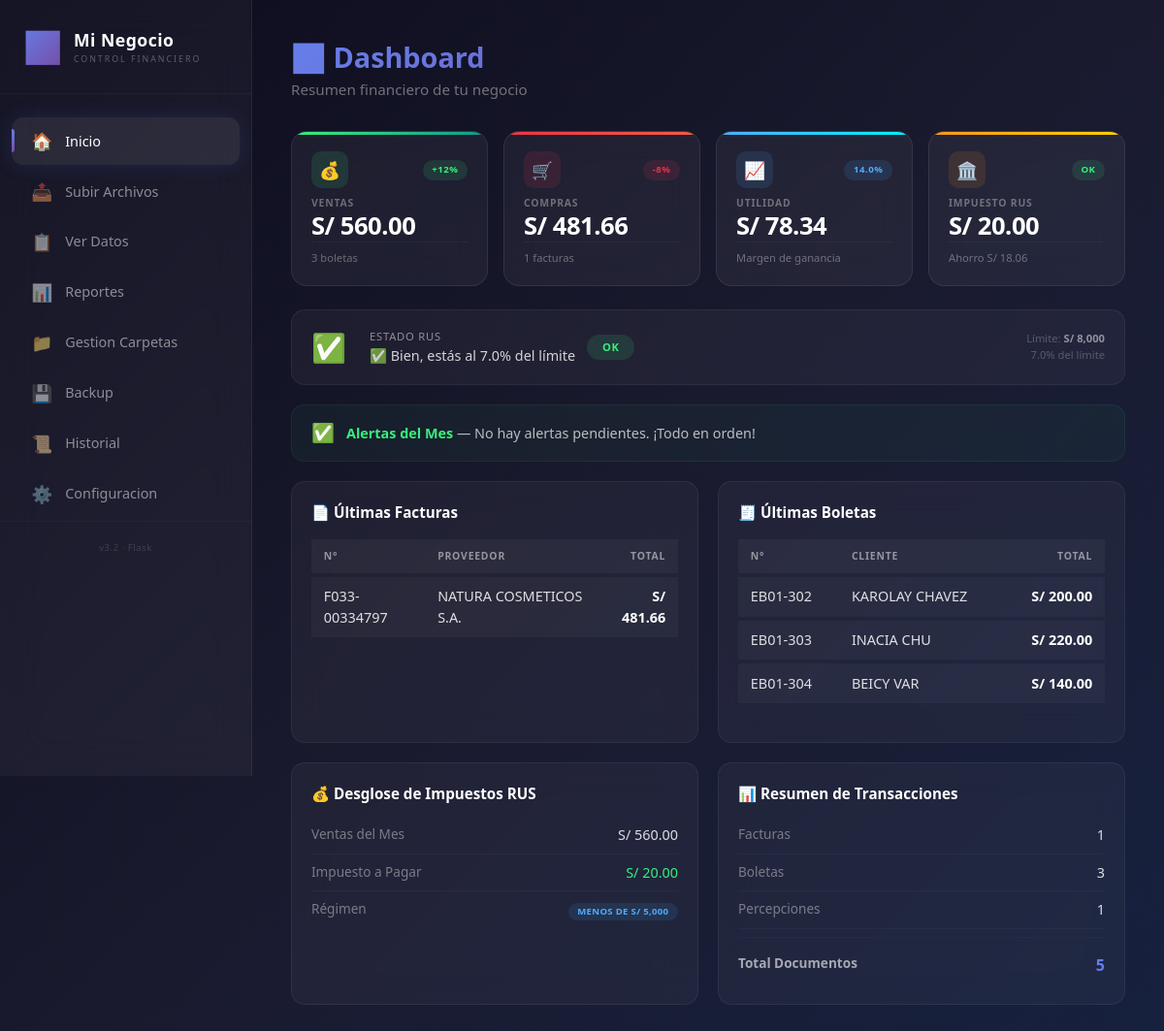
Before: / with the older database file.
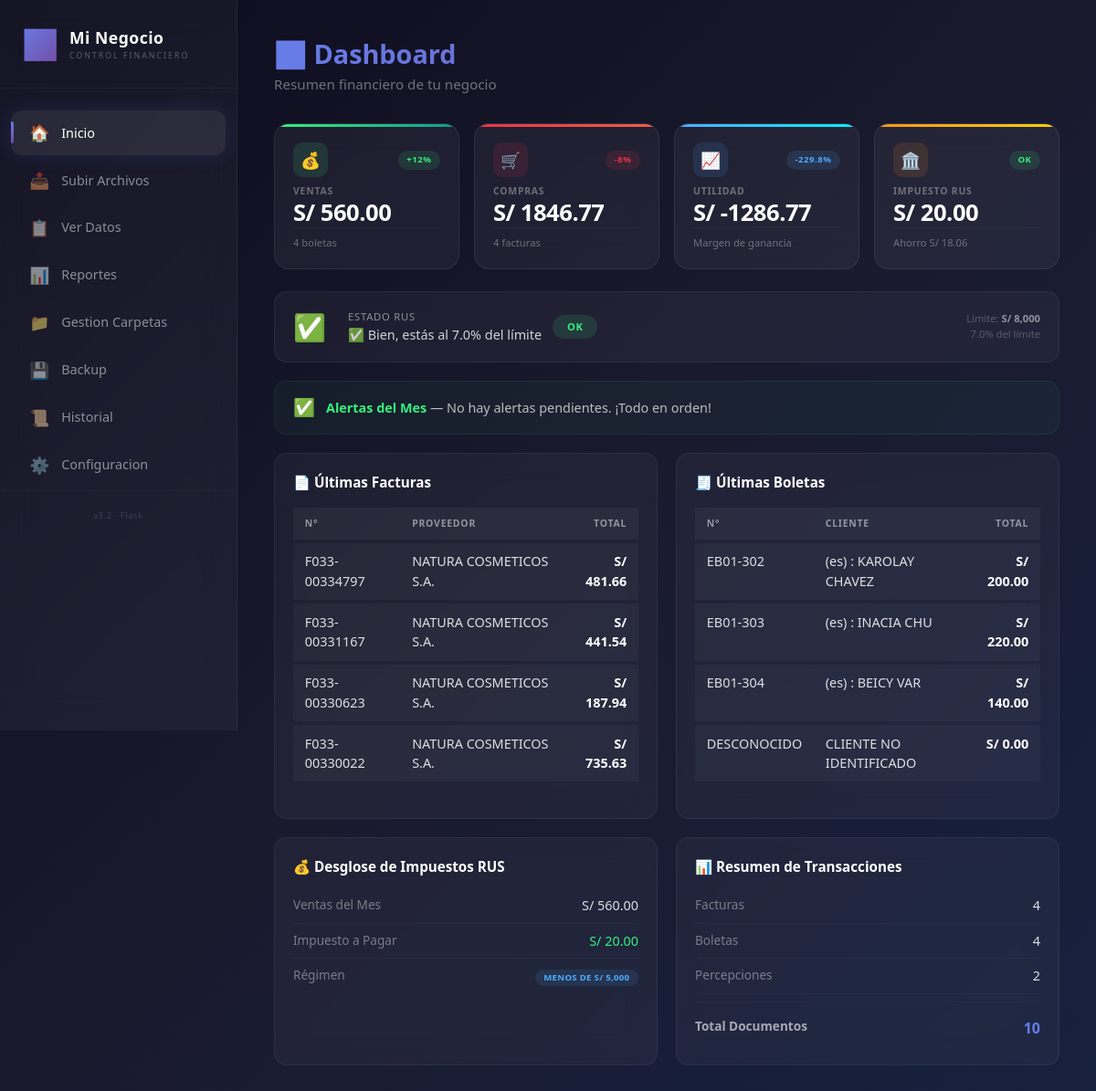
After: the same page with the newer database file.
### src/models/factura_compra.py (models this page shows, shortened)
class FacturaCompra(Base):
    __tablename__ = 'facturas_compras'
    id = Column(Integer, primary_key=True, autoincrement=True)
    ruc_proveedor = Column(String(11))
    proveedor = Column(String(100))
    direccion_proveedor = Column(String(200))
    telefono_proveedor = Column(String(20))
    numero_factura = Column(String(20))
    fecha_emision = Column(Date)  # ← CORREGIDO: antes era 'fecha'
    fecha_vencimiento = Column(Date)
    tipo_comprobante = Column(String(20))
    serie = Column(String(10))
    sub_total = Column(Float)
    igv = Column(Float)
    total_con_descuento = Column(Float)
    percepcion = Column(Float)
    total_pagar = Column(Float)
    otros_cargos = Column(Float)
    descuento = Column(Float)
    productos = Column(Text)
    cantidad_productos = Column(Integer)
    mes = Column(Integer)
    anio = Column(Integer)
    ruta_pdf = Column(String(255))
    fecha_subida = Column(DateTime)
    estado = Column(String(20))
    observaciones = Column(Text)

### src/models/boleta_venta.py (models this page shows, shortened)
class BoletaVenta(Base):
    __tablename__ = 'boletas_venta'
    id = Column(Integer, primary_key=True, autoincrement=True)
    ruc_cliente = Column(String(11))
    cliente = Column(String(100))
    direccion_cliente = Column(String(200))
    numero_boleta = Column(String(20))
    fecha_emision = Column(Date)  # ← CORREGIDO: antes era 'fecha'
    tipo_comprobante = Column(String(20))
    serie = Column(String(10))
    sub_total = Column(Float)
    igv = Column(Float)
    total_con_descuento = Column(Float)
    total_pagar = Column(Float)
    descuento = Column(Float)
    productos = Column(Text)
    cantidad_productos = Column(Integer)
    mes = Column(Integer)
    anio = Column(Integer)
    ruta_pdf = Column(String(255))
    fecha_subida = Column(DateTime)
    estado = Column(String(20))

### app/routes.py (the view)
@bp.route('/')
def index():
    try:
        session = get_db()
        factura_repo = FacturaRepository(session)
        boleta_repo = BoletaRepository(session)
        percepcion_repo = PercepcionRepository(session)
        mes = 5
        anio = 2026
        facturas = factura_repo.obtener_por_mes_anio(mes, anio)
        boletas = boleta_repo.obtener_por_mes_anio(mes, anio)
        percepciones = percepcion_repo.obtener_por_mes_anio(mes, anio)
        total_ventas = sum(b.total_pagar or 0 for b in boletas) if boletas else 0
        total_compras = sum(f.total_pagar or 0 for f in facturas) if facturas else 0
        total_percepciones = sum(p.monto or 0 for p in percepciones) if percepciones else 0
        utilidad = total_ventas - total_compras
        calc = CalculadoraRUS(total_ventas, mes=mes, anio=anio)
        impuesto = calc.calcular_impuesto()
        estado_rus = calc.obtener_estado()
        session.close()
        return render_template(
            'index.html',
            total_ventas=total_ventas,
            total_compras=total_compras,
            total_percepciones=total_percepciones,
            utilidad=utilidad,
            impuesto=impuesto,
            estado_rus=estado_rus,
            facturas=facturas,
            boletas=boletas,
            percepciones=percepciones,
            mes_actual=mes,
            anio_actual=anio
        )
    except Exception as e:
        print(f"❌ Error en index: {e}")
        traceback.print_exc()
        return render_template(
            'index.html',
            total_ventas=0,
            total_compras=0,
            total_percepciones=0,
            utilidad=0,
            impuesto=20,
            estado_rus={'estado': 'error', 'mensaje': 'Error al cargar datos', 'color': 'danger', 'icono': '❌'},
            facturas=[],
            boletas=[],
            percepciones=[],
            mes_actual=5,
            anio_actual=2026
        )

### src/calculators/calculadora_rus.py (called while the page is built)
    def calcular_impuesto(self):
        if self.ventas < self.MONTO_BAJO:
            return 20
        else:
            return 50

    def obtener_estado(self):
        if self.ventas > self.LIMITE_MENSUAL:
            return {'estado': 'excedido', 'mensaje': '🔴 HAS EXCEDIDO EL LÍMITE!', 'color': 'danger', 'icono': '🚨'}
        elif self.ventas >= self.LIMITE_ALERTA:
            return {'estado': 'alerta', 'mensaje': f'⚠️ ¡Cuidado! Estás a S/ {self.LIMITE_MENSUAL - self.ventas:,.2f} del límite', 'color': 'warning', 'icono': '⚠️'}
        else:
            porcentaje = (self.ventas / self.LIMITE_MENSUAL) * 100
            return {'estado': 'ok', 'mensaje': f'✅ Bien, estás al {porcentaje:.1f}% del límite', 'color': 'success', 'icono': '✅'}

### src/database/conexion.py (called while the page is built, shortened)
def get_db():
    return DatabaseConnection().get_session()

    def __new__(cls):
        if cls._instance is None:
            cls._instance = super(DatabaseConnection, cls).__new__(cls)
        return cls._instance

    def _inicializar(self):
        if self._initialized:
            return

    def get_session(self):
        self._inicializar()
        return self._session_factory()

### src/repositories/boleta_repository.py (called while the page is built)
    def obtener_por_mes_anio(self, mes, anio):
        return self.session.query(BoletaVenta).filter(
            BoletaVenta.mes == mes,
            BoletaVenta.anio == anio
        ).all()

### src/repositories/factura_repository.py (called while the page is built)
    def obtener_por_mes_anio(self, mes, anio):
        return self.session.query(FacturaCompra).filter(
            FacturaCompra.mes == mes,
            FacturaCompra.anio == anio
        ).all()

### src/repositories/percepcion_repository.py (called while the page is built)
    def obtener_por_mes_anio(self, mes, anio):
        return self.session.query(Percepcion).filter(
            Percepcion.mes == mes,
            Percepcion.anio == anio
        ).all()

### app/templates/index.html (shortened to what this page needs)
{% extends "base.html" %}
{% block content %}
<div class="page-header">
    <h1 class="page-title">📊 Dashboard</h1>
    <p class="page-subtitle">Resumen financiero de tu negocio</p>
</div>
<div class="stats-grid">
    <div class="stat-card ventas">
        <div class="stat-header">
            <div class="stat-icon">💰</div>
            <span class="stat-badge green">+12%</span>
        </div>
        <div class="stat-label">Ventas</div>
        <div class="stat-value">S/ {{ "%.2f"|format(total_ventas) }}</div>
        <div class="stat-footer">
            <span class="stat-meta">{{ boletas|length }} boletas</span>
        </div>
    </div>
    <div class="stat-card compras">
        <div class="stat-header">
            <div class="stat-icon">🛒</div>
            <span class="stat-badge red">-8%</span>
        </div>
        <div class="stat-label">Compras</div>
        <div class="stat-value">S/ {{ "%.2f"|format(total_compras) }}</div>
        <div class="stat-footer">
            <span class="stat-meta">{{ facturas|length }} facturas</span>
        </div>
    </div>
    <div class="stat-card utilidad">
        <div class="stat-header">
            <div class="stat-icon">📈</div>
            <span class="stat-badge blue">{{ "%.1f"|format((utilidad/total_ventas*100) if total_ventas > 0 else 0) }}%</span>
        </div>
        <div class="stat-label">Utilidad</div>
        <div class="stat-value">S/ {{ "%.2f"|format(utilidad) }}</div>
        <div class="stat-footer">
            <span class="stat-meta">Margen de ganancia</span>
        </div>
    </div>
    <div class="stat-card impuesto">
        <div class="stat-header">
            <div class="stat-icon">🏛️</div>
            {% if estado_rus and estado_rus.estado == 'ok' %}
            <span class="stat-badge green">OK</span>
            {% elif estado_rus and estado_rus.estado == 'alerta' %}
            <span class="stat-badge yellow">⚠️ Alerta</span>
            {% else %}
            <span class="stat-badge red">🚨 Urgente</span>
            {% endif %}
        </div>
        <div class="stat-label">Impuesto RUS</div>
        <div class="stat-value">S/ {{ "%.2f"|format(impuesto) }}</div>
        <div class="stat-footer">
            <span class="stat-meta">Ahorro S/ 18.06</span>
        </div>
    </div>
</div>
{% if estado_rus %}
<div class="rus-status">
    <div class="rus-info">
        <span class="rus-icon">{{ estado_rus.icono }}</span>
        <div>
            <div class="rus-title">Estado RUS</div>
            <div class="rus-message">{{ estado_rus.mensaje }}</div>
        </div>
        <span class="rus-badge ok">OK</span>
    </div>
    <div class="rus-limit">
        Límite: <strong>S/ 8,000</strong><br>
        7.0% del límite
    </div>
</div>
{% endif %}
<div class="alert-card">
    <span class="alert-icon">✅</span>
    <span class="alert-text"><strong>Alertas del Mes</strong> — No hay alertas pendientes. ¡Todo en orden!</span>
</div>
<div class="tables-grid">
    <div class="table-section">
        <div class="table-title">📄 Últimas Facturas</div>
        {% if facturas %}
        <div class="table-responsive">
            <table class="table table-glass">
                <thead>
                    <tr>
                        <th>N°</th>
                        <th>Proveedor</th>
                        <th class="text-end">Total</th>
                    </tr>
                </thead>
                <tbody>
                    {% for f in facturas[:5] %}
                    <tr>
                        <td>{{ f.numero_factura }}</td>
                        <td>{{ f.proveedor }}</td>
                        <td class="text-end">S/ {{ "%.2f"|format(f.total_pagar) }}</td>
                    </tr>
                    {% endfor %}
                </tbody>
            </table>
        </div>
        {% else %}
        <p class="text-muted-glass">No hay facturas para mostrar</p>
        {% endif %}
    </div>
    <div class="table-section">
        <div class="table-title">🧾 Últimas Boletas</div>
        {% if boletas %}
        <div class="table-responsive">
            <table class="table table-glass">
                <thead>
                    <tr>
                        <th>N°</th>
                        <th>Cliente</th>
                        <th class="text-end">Total</th>
                    </tr>
                </thead>
                <tbody>
                    {% for b in boletas[:5] %}
                    <tr>
                        <td>{{ b.numero_boleta }}</td>
                        <td>{{ b.cliente }}</td>
                        <td class="text-end">S/ {{ "%.2f"|format(b.total_pagar) }}</td>
                    </tr>
                    {% endfor %}
                </tbody>
            </table>
        </div>
        {% else %}
        <p class="text-muted-glass">No hay boletas para mostrar</p>
        {% endif %}
    </div>
</div>
<div class="stats-bottom-grid">
    <div class="stat-detail">
        <div class="detail-title">💰 Desglose de Impuestos RUS</div>
        <div class="detail-row">
            <span class="detail-label">Ventas del Mes</span>
            <span class="detail-value">S/ {{ "%.2f"|format(total_ventas) }}</span>
        </div>
        <div class="detail-row">
            <span class="detail-label">Impuesto a Pagar</span>
            <span class="detail-value green">S/ {{ "%.2f"|format(impuesto) }}</span>
        </div>
        <div class="detail-row">
            <span class="detail-label">Régimen</span>
            <span class="detail-value"><span class="badge-sm">Menos de S/ 5,000</span></span>
        </div>
    </div>
    <div class="stat-detail">
        <div class="detail-title">📊 Resumen de Transacciones</div>
        <div class="detail-row">
            <span class="detail-label">Facturas</span>
            <span class="detail-value">{{ facturas|length }}</span>
        </div>
        <div class="detail-row">
            <span class="detail-label">Boletas</span>
            <span class="detail-value">{{ boletas|length }}</span>
        </div>
        <div class="detail-row">
            <span class="detail-label">Percepciones</span>
            <span class="detail-value">{{ percepciones|length }}</span>
        </div>
        <hr class="divider-light bold">
        <div class="detail-row">
            <span class="detail-label" style="font-weight: 600; color: rgba(255,255,255,0.6);">Total Documentos</span>
            <span class="detail-value highlight">{{ facturas|length + boletas|length + percepciones|length }}</span>
        </div>
    </div>
</div>
{% endblock %}

### app/templates/base.html (shortened to what this page needs)
<!DOCTYPE html>
<html lang="es">
<head>
    <link href="https://cdn.jsdelivr.net/npm/bootstrap@5.3.0/dist/css/bootstrap.min.css" rel="stylesheet">
    <link href="https://cdn.jsdelivr.net/npm/bootstrap-icons@1.10.0/font/bootstrap-icons.css" rel="stylesheet">
    <link rel="stylesheet" href="{{ url_for('static', filename='css/glass.css') }}">
</head>
<body>
    <nav class="sidebar" id="sidebar">
        <div class="sidebar-logo">
            <div class="logo-icon">📊</div>
            <div>
                <div class="logo-name">Mi Negocio</div>
                <div class="logo-sub">CONTROL FINANCIERO</div>
            </div>
        </div>
        <ul class="nav-menu">
            <li class="nav-item {% if request.endpoint == 'main.index' %}active{% endif %}">
                <a href="{{ url_for('main.index') }}" class="nav-link">
                    <span class="nav-icon">🏠</span> Inicio
                </a>
            </li>
            <li class="nav-item {% if request.endpoint == 'main.subir' %}active{% endif %}">
                <a href="{{ url_for('main.subir') }}" class="nav-link">
                    <span class="nav-icon">📤</span> Subir Archivos
                </a>
            </li>
            <li class="nav-item {% if request.endpoint == 'main.ver_datos' %}active{% endif %}">
                <a href="{{ url_for('main.ver_datos') }}" class="nav-link">
                    <span class="nav-icon">📋</span> Ver Datos
                </a>
            </li>
            <li class="nav-item {% if request.endpoint == 'main.reportes' %}active{% endif %}">
                <a href="{{ url_for('main.reportes') }}" class="nav-link">
                    <span class="nav-icon">📊</span> Reportes
                </a>
            </li>
            <li class="nav-item {% if request.endpoint == 'main.carpetas' %}active{% endif %}">
                <a href="{{ url_for('main.carpetas') }}" class="nav-link">
                    <span class="nav-icon">📁</span> Gestion Carpetas
                </a>
            </li>
            <li class="nav-item {% if request.endpoint == 'main.backup' %}active{% endif %}">
                <a href="{{ url_for('main.backup') }}" class="nav-link">
                    <span class="nav-icon">💾</span> Backup
                </a>
            </li>
            <li class="nav-item {% if request.endpoint == 'main.historial' %}active{% endif %}">
                <a href="{{ url_for('main.historial') }}" class="nav-link">
                    <span class="nav-icon">📜</span> Historial
                </a>
            </li>
            <li class="nav-item {% if request.endpoint == 'main.configuracion' %}active{% endif %}">
                <a href="{{ url_for('main.configuracion') }}" class="nav-link">
                    <span class="nav-icon">⚙️</span> Configuracion
                </a>
            </li>
        </ul>
        <div style="margin-top: auto; padding-top: 20px; border-top: 1px solid rgba(255,255,255,0.03);">
            <div style="color: rgba(255,255,255,0.15); font-size: 0.6rem; text-align: center; letter-spacing: 0.5px;">
                v3.2 · Flask
            </div>
        </div>
    </nav>
    <main class="main-content" id="mainContent">
        <div style="height: 10px;"></div>
        {% block content %}{% endblock %}
    </main>
</body>
</html>

Changed rows visible on the page:
added FacturaCompra: numero_factura "F033-00331167", proveedor "NATURA COSMETICOS S.A.", total_pagar "441.54"
added FacturaCompra: numero_factura "F033-00330623", proveedor "NATURA COSMETICOS S.A.", total_pagar "187.94"
added FacturaCompra: numero_factura "F033-00330022", proveedor "NATURA COSMETICOS S.A.", total_pagar "735.63"
changed BoletaVenta "EB01-302": cliente "KAROLAY CHAVEZ" → "(es) : KAROLAY CHAVEZ"
changed BoletaVenta "EB01-303": cliente "INACIA CHU" → "(es) : INACIA CHU"
changed BoletaVenta "EB01-304": cliente "BEICY VAR" → "(es) : BEICY VAR"
added BoletaVenta: numero_boleta "DESCONOCIDO", cliente "CLIENTE NO IDENTIFICADO", total_pagar "0.00"
Other visible differences:
{{ boletas|length }}: "3" → "4"
{{ "%.2f"|format(total_compras) }}: "481.66" → "1846.77"
{{ facturas|length }}: "1" → "4"
{{ "%.1f"|format((utilidad/total_ventas*100) if total_ventas > 0 else 0) }}: "14.0" → "-229.8"
{{ "%.2f"|format(utilidad) }}: "78.34" → "-1286.77"
{{ percepciones|length }}: "1" → "2"
{{ facturas|length + boletas|length + percepciones|length }}: "5" → "10"
